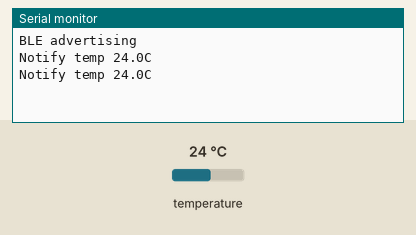
Bench run of a sketch on a simulated ESP32. On the bench: the last lines printed to the serial monitor. The test bench sets the inputs (shaded band); at power-on: temperature 24 °C. Nothing arrives over Bluetooth unless stated; a phone connects over Bluetooth LE 3 s after start.

Above: at 5.8 s.
5.9 s: temperature set to 12 °C
At 7.8 s:
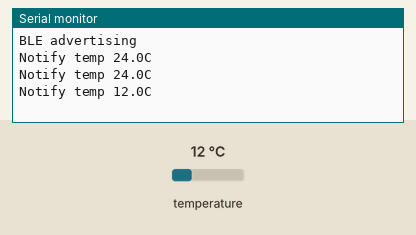
9.0 s: temperature set to 19 °C
At 9.4 s:
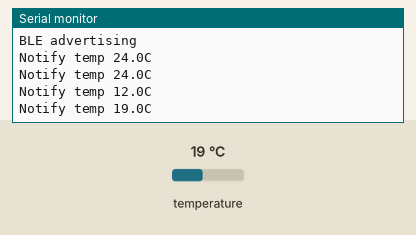
Timing chart, 0 to 12.0 s (numbered marks = the images above; inputs shaded):
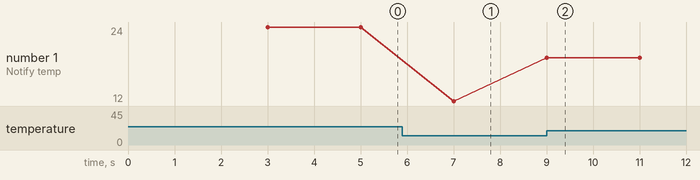

The sketch:

ble_temp.ino
```cpp
// WHY: BLE lets a phone read a sensor with no app pairing dance. We run a GATT
// server with one temperature characteristic and NOTIFY the phone whenever the
// BME280 reading changes — the standard ESP32 BLE temp-notify pattern.

#include <BLEDevice.h>
#include <BLEServer.h>
#include <BLEUtils.h>
#include <BLE2902.h>
#include <Wire.h>
#include <Adafruit_BME280.h>

#define SDA_PIN 21
#define SCL_PIN 22

Adafruit_BME280 bme;
BLEServer* pServer = NULL;
BLECharacteristic* pTemp = NULL;
bool deviceConnected = false;

#define SERVICE_UUID        "4fafc201-1fb5-459e-8fcc-c5c9c331914b"
#define CHARACTERISTIC_UUID "beb5483e-36e1-4688-b7f5-ea07361b26a8"

class MyCallbacks : public BLEServerCallbacks {
  void onConnect(BLEServer* p) { deviceConnected = true; }
  void onDisconnect(BLEServer* p) { deviceConnected = false; }
};

void setup() {
  Serial.begin(115200);
  Wire.begin(SDA_PIN, SCL_PIN);
  bme.begin(0x76);

  BLEDevice::init("MadScientistTemp");
  pServer = BLEDevice::createServer();
  pServer->setCallbacks(new MyCallbacks());

  BLEService* pService = pServer->createService(SERVICE_UUID);
  pTemp = pService->createCharacteristic(
      CHARACTERISTIC_UUID,
      BLECharacteristic::PROPERTY_READ | BLECharacteristic::PROPERTY_NOTIFY);
  pTemp->addDescriptor(new BLE2902());
  pService->start();

  BLEAdvertising* pAdv = pServer->getAdvertising();
  pAdv->start();
  Serial.println("BLE advertising");
}

void loop() {
  if (deviceConnected) {
    float t = bme.readTemperature();
    pTemp->setValue((uint8_t*)&t, sizeof(t));
    pTemp->notify();
    Serial.printf("Notify temp %.1fC\n", t);
    delay(2000);
  }
}
```

Measured:
- after the input at 5.9 s, the serial monitor: prints a new line after 1.1 s (image 1)
- after the input at 9.0 s, the serial monitor: prints a new line at once (image 2)
- plotted number 1: 24 → 12 after the input at 5.9 s, 12 → 19 after the input at 9.0 s
